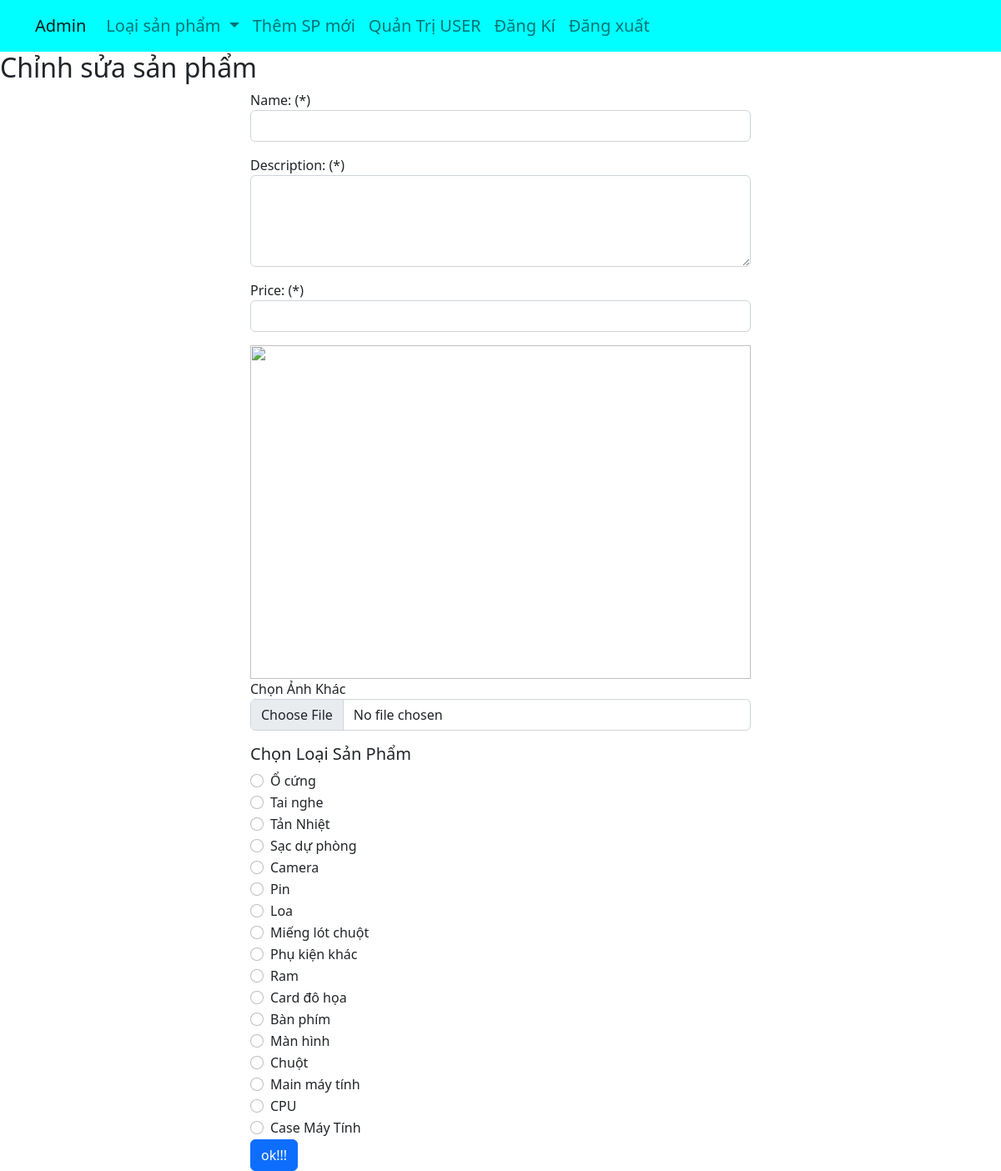
Page /Admin/edit-product.php on the committed database.
### tables this page shows
CREATE TABLE danh_muc (
  danh_muc_id VARCHAR(10) PRIMARY KEY,
  danh_muc_name VARCHAR(50)
);

### class/San_pham.php (called while the page is built, shortened)
<?php
class San_pham
{
    public static function getOneByID($pdo, $sp_id) {
        $sql = "SELECT * FROM san_pham WHERE sp_id = :sp_id";
        $stmt = $pdo->prepare($sql);
        $stmt->bindValue(':sp_id', $sp_id, PDO::PARAM_STR);
        if ($stmt->execute()) {
            $stmt->setFetchMode(PDO::FETCH_CLASS, 'San_pham');
            return $stmt->fetch();
        }
    }
}

### class/Danh_muc.php (called while the page is built, shortened)
<?php
class Danh_muc
{
    public static function getAll($pdo)
    {
        $sql = "SELECT * FROM danh_muc";
        $stmt = $pdo->prepare($sql);
        if ($stmt->execute()) {
            $stmt->setFetchMode(PDO::FETCH_CLASS, 'Danh_muc');
            return $stmt->fetchAll();
        }
    }
}

### Admin/edit-product.php (the view, shortened to what this page needs)
<?php
require '../class/San_pham.php';
require '../class/Database.php';
require '../class/Danh_muc.php';
$id = $_GET["id"];
$db = new Database();
$pdo = $db->getConnect();
$product = San_pham::getOneByID($pdo, $id);
$danh_muc = Danh_muc::getAll($pdo);
$nameErrors = '';
$priceErrors = '';
$descError = '';
$name = $product->sp_name;
$desc = $product->mo_ta;
$price = $product->gia;
$defaultCategoryId=$product->danh_muc_id;
?>
<?php
require 'inc/header.php';
?>
    <h2>Chỉnh sửa sản phẩm</h2>
    <form action="" method="post" class="w-50 m-auto " enctype='multipart/form-data'>
        <div class="mb-3">
            <label for="name">Name: (*)</label>
            <input class="form-control" id="name" name="name" value="<?= $name ?>"> <span class='text-danger fw-bold'><?= $nameErrors ?></span>
        </div>
        <div class="mb-3">
            <label for="desc">Description: (*)</label>
            <textarea class="form-control" id="desc" name="desc" rows="4"><?= $desc ?></textarea> <span class='text-danger fw-bold'><?= $descError ?></span>
        </div>
        <div class="mb-3">
            <label for="price">Price: (*)</label>
            <input type="number" class="form-control" id="price" name="price" value="<?= $price ?>"> <span class='text-danger fw-bold'><?= $priceErrors ?></span>
        </div>
        <div class="mb-3">
                <img src="../images/product/<?= $product->sp_hinh?>"style="width: 100%; height: 400px; object-fit: cover;" />
                <label for="file">Chọn Ảnh Khác</label>
            <input class="form-control" id="file"type="file" name="file" />
        </div>
        <h5>Chọn Loại Sản Phẩm</h5>
        <?php foreach ($danh_muc as $cate) : ?>
            <div class="form-check">
                <input class="form-check-input" type="radio" name="category" id="category<?= $cate->danh_muc_id ?>" value="<?= $cate->danh_muc_id ?>" <?php if ($cate->danh_muc_id == $defaultCategoryId) echo "checked"; ?>>
                <label class="form-check-label" for="category<?= $cate->danh_muc_id ?>">
                    <?= $cate->danh_muc_name ?>
                </label>
            </div>
        <?php endforeach; ?>
        <button type="submit" name="submit" value="Submit" class="btn btn-primary">ok!!!</button>
    </form>

### rows in the picture
danh_muc: danh_muc_id "☐ Ổ cứng", danh_muc_name "Ổ cứng"
danh_muc: danh_muc_id "☐ Tai nghe", danh_muc_name "Tai nghe"
danh_muc: danh_muc_id "☐ Tản Nhiệt", danh_muc_name "Tản Nhiệt"
danh_muc: danh_muc_id "☐ Sạc dự phòng", danh_muc_name "Sạc dự phòng"
danh_muc: danh_muc_id "☐ Camera", danh_muc_name "Camera"
danh_muc: danh_muc_id "☐ Pin", danh_muc_name "Pin"
danh_muc: danh_muc_id "☐ Loa", danh_muc_name "Loa"
danh_muc: danh_muc_id "☐ Miếng lót chuột", danh_muc_name "Miếng lót chuột"
danh_muc: danh_muc_id "☐ Phụ kiện khác", danh_muc_name "Phụ kiện khác"
danh_muc: danh_muc_id "☐ Ram", danh_muc_name "Ram"
danh_muc: danh_muc_id "☐ Card đô họa", danh_muc_name "Card đô họa"
danh_muc: danh_muc_id "☐ Bàn phím", danh_muc_name "Bàn phím"
danh_muc: danh_muc_id "☐ Màn hình", danh_muc_name "Màn hình"
danh_muc: danh_muc_id "☐ Chuột", danh_muc_name "Chuột"
danh_muc: danh_muc_id "☐ Main máy tính", danh_muc_name "Main máy tính"
danh_muc: danh_muc_id "☐ CPU", danh_muc_name "CPU"
danh_muc: danh_muc_id "☐ Case Máy Tính", danh_muc_name "Case Máy Tính"
